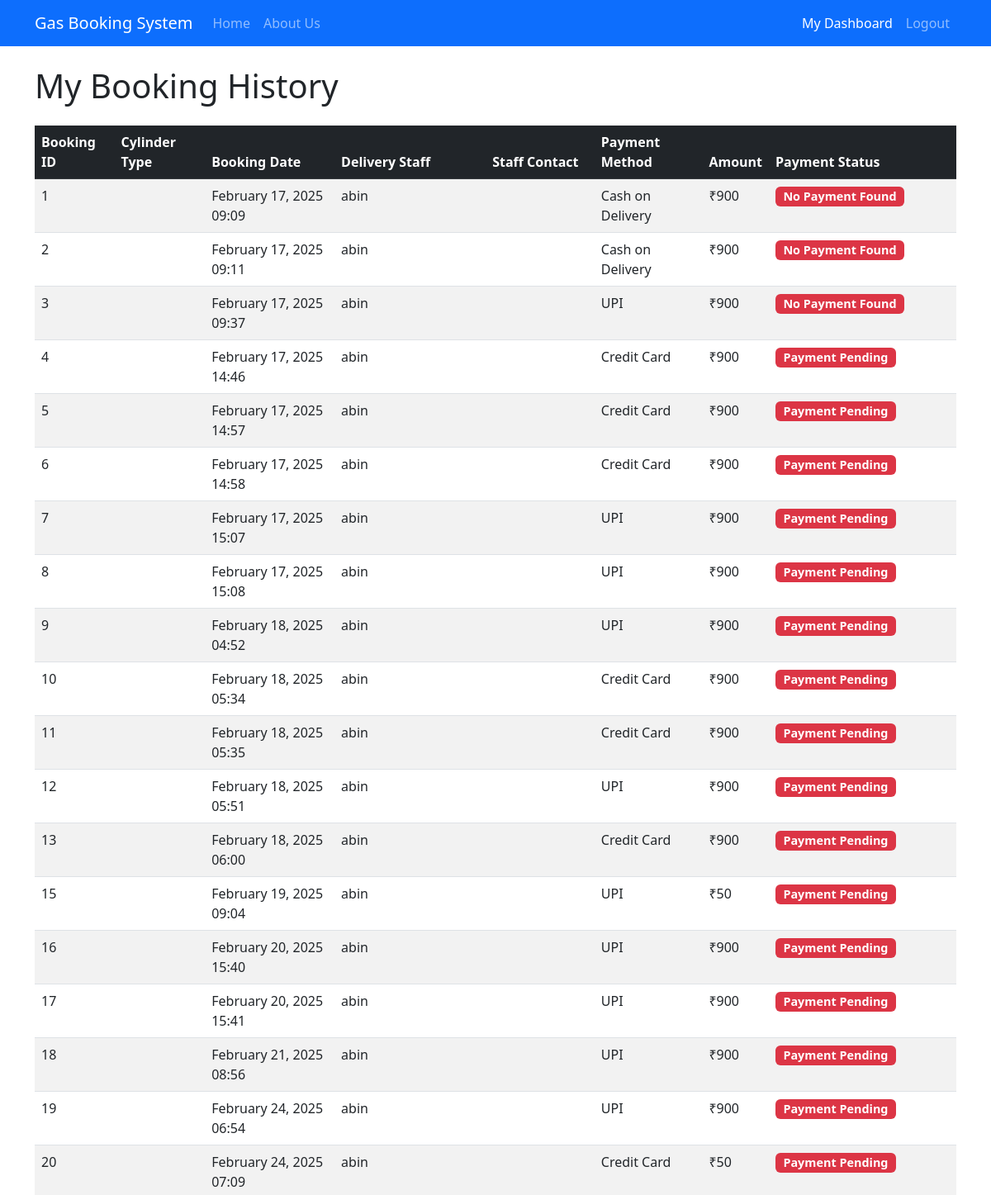
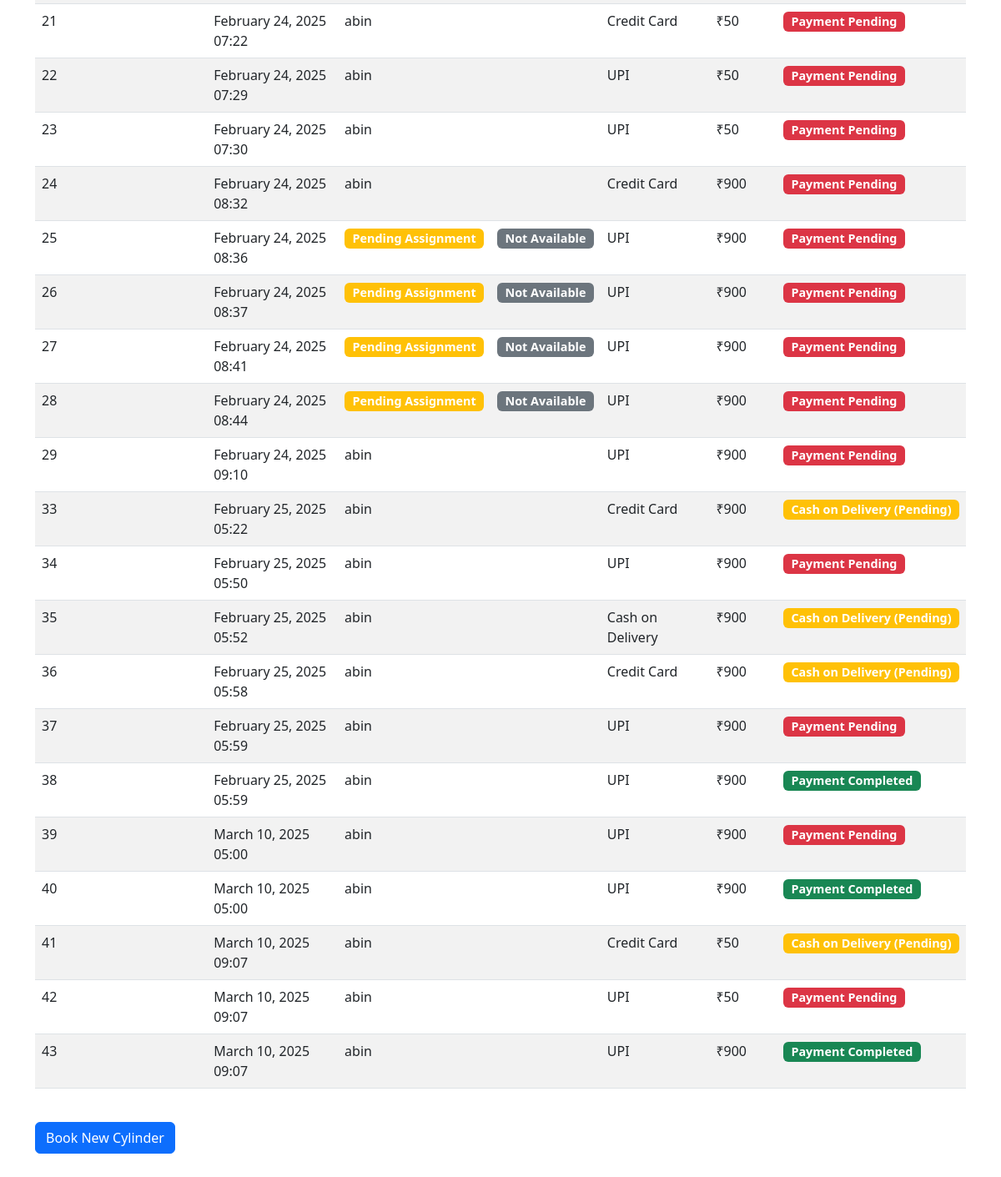
Page /booking-history/ (signed in) on the committed database (2 pictures, top to bottom).
### booking/models.py (models this page shows, shortened)
class CylinderBooking(models.Model):
    PAYMENT_METHOD_CHOICES = [
        ('UPI', 'UPI'),
        ('CreditCard', 'Credit Card'),
        ('COD', 'Cash on Delivery')
    ]
    CYLINDER_TYPE_CHOICE=[
        ('Domestic','Domestic'),
        ('commercial','Commercial')
    ]
    user = models.ForeignKey(CustomUser, on_delete=models.CASCADE)
    cylinder_type = models.CharField(max_length=20,choices=CYLINDER_TYPE_CHOICE)
    payment_method = models.CharField(max_length=20, choices=PAYMENT_METHOD_CHOICES)
    payment_status = models.BooleanField(default=False)
    booking_date = models.DateTimeField(auto_now_add=True
    )
    delivery_staff = models.ForeignKey(DeliveryStaff, null=True, blank=True, on_delete=models.SET_NULL)
    def calculate_amount(self):
        base_amount = 0
        if self.cylinder_type == 'Domestic':
            base_amount = 850
        elif self.cylinder_type == 'Commercial':
            base_amount = 1100
        delivery_charge = 50
        total_amount = base_amount + delivery_charge
        return total_amount

class DeliveryStaff(models.Model):
    STATUS_CHOICES = [
        ('active', 'Active'),
        ('inactive', 'Inactive'),
        ('in_delivery', 'In Delivery'),
        ('available', 'Available')
    ]
    name = models.CharField(max_length=255)
    phone = models.IntegerField()
    email = models.EmailField()
    status = models.CharField(max_length=15, choices=STATUS_CHOICES, default='inactive')

### booking/views.py (the view)
# urls.py: path('booking-history/', views.BookingHistoryView.as_view(), name='booking_history'),
@method_decorator(decs,name="dispatch")
class BookingHistoryView(LoginRequiredMixin, ListView):
    model = CylinderBooking
    template_name = 'booking_history.html'
    context_object_name = 'bookings'
    def get_queryset(self):
        return CylinderBooking.objects.filter(user=self.request.user)
    def get_context_data(self, **kwargs):
        context = super().get_context_data(**kwargs)
        bookings = context['bookings']
        for booking in bookings:
            try:
                booking.payment_info = Payment.objects.get(booking=booking)
            except Payment.DoesNotExist:
                booking.payment_info = None
        return context

### booking/templates/booking_history.html (shortened to what this page needs)
<!DOCTYPE html>
<html lang="en">
<head>
    <link href="https://cdn.jsdelivr.net/npm/bootstrap@5.2.3/dist/css/bootstrap.min.css" rel="stylesheet">
</head>
<body>
    <nav class="navbar navbar-expand-lg navbar-dark bg-primary mb-4">
      <div class="container">
        <a class="navbar-brand" href="{% url 'home' %}">Gas Booking System</a>
        <div class="collapse navbar-collapse" id="navbarNav">
          <ul class="navbar-nav me-auto">
            <li class="nav-item">
              <a class="nav-link" href="{% url 'home' %}">Home</a>
            </li>
            <li class="nav-item">
              <a class="nav-link" href="{% url 'aboutus' %}">About Us</a>
            </li>
          </ul>
          <ul class="navbar-nav">
            <li class="nav-item">
              <a class="nav-link active" href="{% url 'user_dashboard' %}">My Dashboard</a>
            </li>
            <li class="nav-item">
              <a class="nav-link" href="{%url 'logout'%}">Logout</a>
            </li>
          </ul>
        </div>
      </div>
    </nav>
    <div class="container">
      <h1 class="mb-4">My Booking History</h1>
      {% if bookings %}
      <div class="table-responsive">
        <table class="table table-striped table-hover">
          <thead class="table-dark">
            <tr>
              <th>Booking ID</th>
              <th>Cylinder Type</th>
              <th>Booking Date</th>
              <th>Delivery Staff</th>
              <th>Staff Contact</th>
              <th>Payment Method</th>
              <th>Amount</th>
              <th>Payment Status</th>
            </tr>
          </thead>
          <tbody>
            {% for booking in bookings %}
            <tr>
              <td>{{ booking.id }}</td>
              <td>{{ booking.cylinder_type.name }}</td>
              <td>{{ booking.booking_date|date:"F d, Y H:i" }}</td>
              <td>
                {% if booking.delivery_staff %}
                  {{ booking.delivery_staff.name }}
                {% else %}
                  <span class="badge bg-warning">Pending Assignment</span>
                {% endif %}
              </td>
              <td>
                {% if booking.delivery_staff %}
                  {{ booking.delivery_staff.phone_number }}
                {% else %}
                  <span class="badge bg-secondary">Not Available</span>
                {% endif %}
              </td>
              <td>{{ booking.get_payment_method_display }}</td>
              <td>₹{{ booking.calculate_amount }}</td>
              <td>
                {% if booking.payment_info %}
                  {% if booking.payment_info.payment_status == 'Successful' %}
                    <span class="badge bg-success">Payment Completed</span>
                  {% elif booking.payment_info.payment_status == 'COD Pending' %}
                    <span class="badge bg-warning">Cash on Delivery (Pending)</span>
                  {% else %}
                    <span class="badge bg-danger">Payment Pending</span>
                  {% endif %}
                {% else %}
                  <span class="badge bg-danger">No Payment Found</span>
                {% endif %}
              </td>
            </tr>
            {% endfor %}
          </tbody>
        </table>
      </div>
      {% else %}
      <div class="alert alert-info">You have no booking history yet.</div>
      {% endif %}
      <div class="mt-4">
        <a href="{% url 'book_cylinder' %}" class="btn btn-primary">Book New Cylinder</a>
      </div>
    </div>
</body>
</html>

### booking/templates/booking_history.html (style rules this page uses)
body { padding-bottom: 2rem; }
.badge { font-size: 0.9rem; }

### rows in the picture
CylinderBooking: id "1", booking_date "February 17, 2025 09:09", delivery_staff.name "abin", payment_method "Cash on Delivery", calculate_amount "900", shows "No Payment Found"
CylinderBooking: id "2", booking_date "February 17, 2025 09:11", delivery_staff.name "abin", payment_method "Cash on Delivery", calculate_amount "900", shows "No Payment Found"
CylinderBooking: id "3", booking_date "February 17, 2025 09:37", delivery_staff.name "abin", payment_method "UPI", calculate_amount "900", shows "No Payment Found"
CylinderBooking: id "4", booking_date "February 17, 2025 14:46", delivery_staff.name "abin", payment_method "Credit Card", calculate_amount "900", shows "Payment Pending"
CylinderBooking: id "5", booking_date "February 17, 2025 14:57", delivery_staff.name "abin", payment_method "Credit Card", calculate_amount "900", shows "Payment Pending"
CylinderBooking: id "6", booking_date "February 17, 2025 14:58", delivery_staff.name "abin", payment_method "Credit Card", calculate_amount "900", shows "Payment Pending"
CylinderBooking: id "7", booking_date "February 17, 2025 15:07", delivery_staff.name "abin", payment_method "UPI", calculate_amount "900", shows "Payment Pending"
CylinderBooking: id "8", booking_date "February 17, 2025 15:08", delivery_staff.name "abin", payment_method "UPI", calculate_amount "900", shows "Payment Pending"
CylinderBooking: id "9", booking_date "February 18, 2025 04:52", delivery_staff.name "abin", payment_method "UPI", calculate_amount "900", shows "Payment Pending"
CylinderBooking: id "10", booking_date "February 18, 2025 05:34", delivery_staff.name "abin", payment_method "Credit Card", calculate_amount "900", shows "Payment Pending"
CylinderBooking: id "11", booking_date "February 18, 2025 05:35", delivery_staff.name "abin", payment_method "Credit Card", calculate_amount "900", shows "Payment Pending"
CylinderBooking: id "12", booking_date "February 18, 2025 05:51", delivery_staff.name "abin", payment_method "UPI", calculate_amount "900", shows "Payment Pending"
CylinderBooking: id "13", booking_date "February 18, 2025 06:00", delivery_staff.name "abin", payment_method "Credit Card", calculate_amount "900", shows "Payment Pending"
CylinderBooking: id "15", booking_date "February 19, 2025 09:04", delivery_staff.name "abin", payment_method "UPI", calculate_amount "50", shows "Payment Pending"
CylinderBooking: id "16", booking_date "February 20, 2025 15:40", delivery_staff.name "abin", payment_method "UPI", calculate_amount "900", shows "Payment Pending"
CylinderBooking: id "17", booking_date "February 20, 2025 15:41", delivery_staff.name "abin", payment_method "UPI", calculate_amount "900", shows "Payment Pending"
CylinderBooking: id "18", booking_date "February 21, 2025 08:56", delivery_staff.name "abin", payment_method "UPI", calculate_amount "900", shows "Payment Pending"
CylinderBooking: id "19", booking_date "February 24, 2025 06:54", delivery_staff.name "abin", payment_method "UPI", calculate_amount "900", shows "Payment Pending"
CylinderBooking: id "20", booking_date "February 24, 2025 07:09", delivery_staff.name "abin", payment_method "Credit Card", calculate_amount "50", shows "Payment Pending"
CylinderBooking: id "21", booking_date "February 24, 2025 07:22", delivery_staff.name "abin", payment_method "Credit Card", calculate_amount "50", shows "Payment Pending"
CylinderBooking: id "22", booking_date "February 24, 2025 07:29", delivery_staff.name "abin", payment_method "UPI", calculate_amount "50", shows "Payment Pending"
CylinderBooking: id "23", booking_date "February 24, 2025 07:30", delivery_staff.name "abin", payment_method "UPI", calculate_amount "50", shows "Payment Pending"
CylinderBooking: id "24", booking_date "February 24, 2025 08:32", delivery_staff.name "abin", payment_method "Credit Card", calculate_amount "900", shows "Payment Pending"
CylinderBooking: id "25", booking_date "February 24, 2025 08:36", shows "Pending Assignment", shows "Not Available", payment_method "UPI", calculate_amount "900", shows "Payment Pending"
CylinderBooking: id "26", booking_date "February 24, 2025 08:37", shows "Pending Assignment", shows "Not Available", payment_method "UPI", calculate_amount "900", shows "Payment Pending"
CylinderBooking: id "27", booking_date "February 24, 2025 08:41", shows "Pending Assignment", shows "Not Available", payment_method "UPI", calculate_amount "900", shows "Payment Pending"
CylinderBooking: id "28", booking_date "February 24, 2025 08:44", shows "Pending Assignment", shows "Not Available", payment_method "UPI", calculate_amount "900", shows "Payment Pending"
CylinderBooking: id "29", booking_date "February 24, 2025 09:10", delivery_staff.name "abin", payment_method "UPI", calculate_amount "900", shows "Payment Pending"
CylinderBooking: id "33", booking_date "February 25, 2025 05:22", delivery_staff.name "abin", payment_method "Credit Card", calculate_amount "900", shows "Cash on Delivery (Pending)"
CylinderBooking: id "34", booking_date "February 25, 2025 05:50", delivery_staff.name "abin", payment_method "UPI", calculate_amount "900", shows "Payment Pending"
CylinderBooking: id "35", booking_date "February 25, 2025 05:52", delivery_staff.name "abin", payment_method "Cash on Delivery", calculate_amount "900", shows "Cash on Delivery (Pending)"
CylinderBooking: id "36", booking_date "February 25, 2025 05:58", delivery_staff.name "abin", payment_method "Credit Card", calculate_amount "900", shows "Cash on Delivery (Pending)"
CylinderBooking: id "37", booking_date "February 25, 2025 05:59", delivery_staff.name "abin", payment_method "UPI", calculate_amount "900", shows "Payment Pending"
CylinderBooking: id "38", booking_date "February 25, 2025 05:59", delivery_staff.name "abin", payment_method "UPI", calculate_amount "900", shows "Payment Completed"
CylinderBooking: id "39", booking_date "March 10, 2025 05:00", delivery_staff.name "abin", payment_method "UPI", calculate_amount "900", shows "Payment Pending"
CylinderBooking: id "40", booking_date "March 10, 2025 05:00", delivery_staff.name "abin", payment_method "UPI", calculate_amount "900", shows "Payment Completed"
CylinderBooking: id "41", booking_date "March 10, 2025 09:07", delivery_staff.name "abin", payment_method "Credit Card", calculate_amount "50", shows "Cash on Delivery (Pending)"
CylinderBooking: id "42", booking_date "March 10, 2025 09:07", delivery_staff.name "abin", payment_method "UPI", calculate_amount "50", shows "Payment Pending"
CylinderBooking: id "43", booking_date "March 10, 2025 09:07", delivery_staff.name "abin", payment_method "UPI", calculate_amount "900", shows "Payment Completed"
